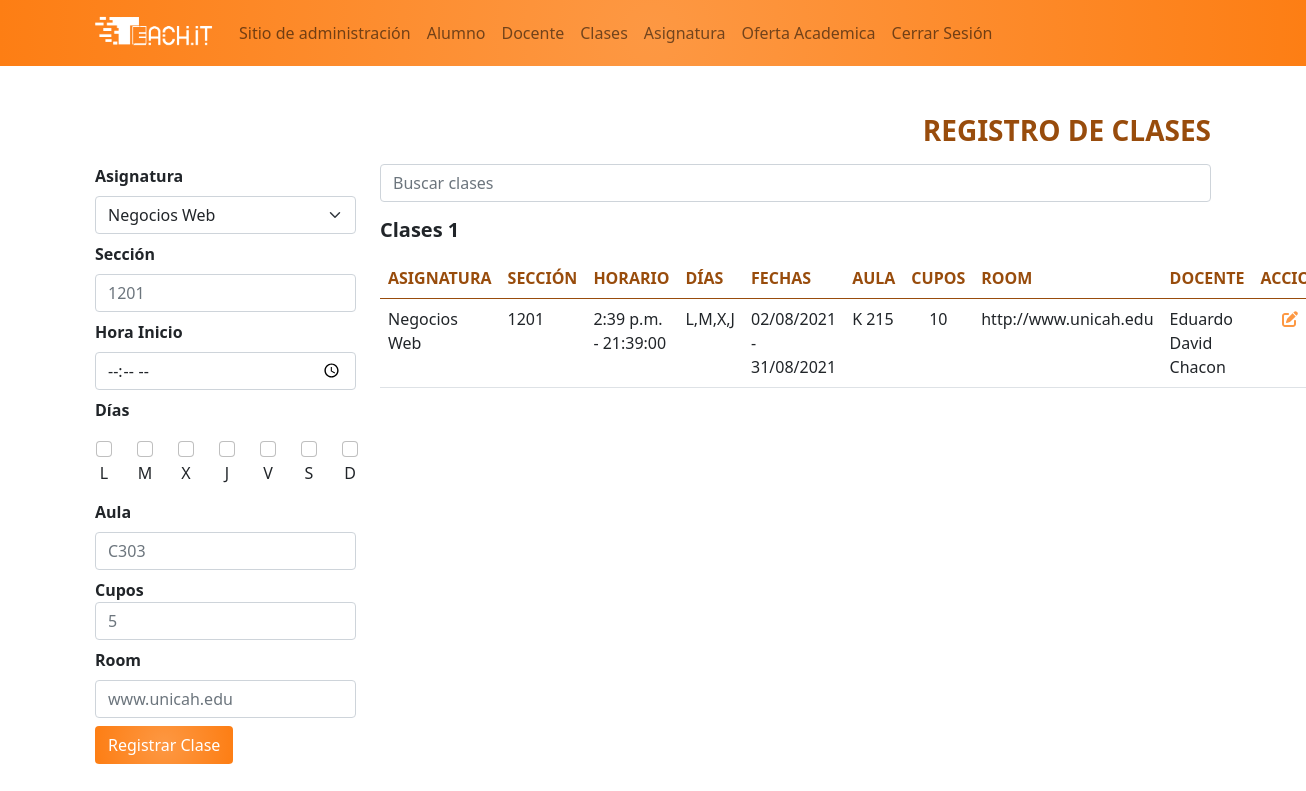
Screenshot of /academico/clases_admin/ (signed in) with the database file from the repository.
### app_academico/models.py (models this page shows, shortened)
class Clase(models.Model):
    asignatura = models.ForeignKey(Asignatura, on_delete=models.CASCADE)
    seccion = models.CharField(max_length=4)
    hora = models.TimeField()
    duracion = models.IntegerField(default=1)
    dias = models.CharField(max_length=25)
    aula = models.CharField(max_length=20)
    cupos = models.SmallIntegerField(default=10)
    room = models.URLField(null=True, blank=True)
    fecha_inicio = models.DateField(null=True)
    fecha_finalizacion = models.DateField(null=True)
    docente = models.ForeignKey(Docente, on_delete=models.CASCADE, null=True, blank=True)
    alumnos = models.ManyToManyField(Alumno, blank=True, through='NotasClase')
    finalizada = models.BooleanField(default=False)
    @property
    def hora_finalizacion(self):
        start = timedelta(hours=self.hora.hour, minutes=self.hora.minute)
        return start + timedelta(
            hours=self.duracion)  # https://www.lawebdelprogramador.com/foros/Python/1578062-Consulta-con-Suma-y-Resta-de-Horas.html

class Asignatura(models.Model):
    nombre = models.CharField(max_length=50)
    descripcion = models.TextField(default="Descripción pendiente")
    creditos = models.IntegerField(default=3)
    def __str__(self):
        return f'{self.nombre}'

class Docente(models.Model):
    GENEROS = (
        ('1', 'Mujer'),
        ('2', 'Hombre'),
        ('3', 'Otro')
    )
    user = models.OneToOneField(User, on_delete=models.CASCADE, null=True, blank=True)
    foto = models.ImageField(upload_to='docente', null=True, blank=True)
    nombre = models.CharField(max_length=25)
    apellido = models.CharField(max_length=25)
    telefono = PhoneField(blank=True, help_text='Numero de teléfono')
    correo = models.EmailField()
    direccion = models.TextField(default="Dirección pendiente")
    genero = models.CharField(max_length=1, choices=GENEROS, default='1')
    fecha_nacimiento = models.DateField()
    fecha_contratacion = models.DateField()
    def __str__(self):
        return f'{self.nombre} {self.apellido}'

### app_academico/views.py (the view, shortened to what this page needs)
# urls.py: path('clases_admin/', views.clasesAdmin, name='clasesAdmin'),
@login_required()
def clasesAdmin(request):
    if request.user.is_superuser:
        asignaturas = Asignatura.objects.all().order_by('nombre')
        docentes = Docente.objects.all().order_by('nombre')
        dias = ["L", "M", "X", "J", "V", "S", "D"]
        q = request.GET.get('q')
        if q:
            clases = Clase.objects.filter(asignatura__nombre__contains=q).order_by('asignatura')
        else:
            clases = Clase.objects.all().order_by('asignatura')
        ctx = {
            'activo': 'clases',
            'clases': clases,
            'asignaturas': asignaturas,
            'docentes': docentes,
            'q': q,
            'asignarDocente': False
        }
        return render(request, 'academico/clasesAdmin.html', ctx)
    else:
        return redirect(reverse('academico:index'))

### app_academico/templates/academico/clasesAdmin.html (shortened to what this page needs)
{% extends "base.html" %}
{% block navbar %}
    {% if user.is_superuser %}
        <a class="nav-link"href="/admin/" >Sitio de administración</a>
        <a class="nav-link"href="{% url 'academico:alumnos' %}" >Alumno</a>
        <a class="nav-link"href="{% url 'academico:docenteAdmin' %}" >Docente</a>
        <a class="nav-link"href="{% url 'academico:clasesAdmin' %}" >Clases</a>
        <a class="nav-link"href="{% url 'academico:asignaturas' %}" >Asignatura</a>
        <a class="nav-link"href="{% url 'academico:periodosAdmin' %}" >Oferta Academica</a>
    {% elif "Docente" in user.groups.all.first.name %}
        <a class="nav-link"href="{% url 'academico:notas' %}" >Notas</a>
        <a class="nav-link"href="{% url 'academico:editar_perfil_alumnos' %}" >Perfil</a>
        <a class="nav-link"href="{% url 'academico:clasesMatricula' %}" >Clases</a>
        <a class="nav-link"href="{% url 'academico:clasesdocente' %}" >Boleta</a>
    {% endif %}
{% endblock %}
{% block container %}
    <h3 class="mb-3 text-end fw-bold textOrangeDark">REGISTRO DE CLASES</h3>
    <div class="row">
        <div class="col-3">
        {% if c %}
            <form action="{% url 'academico:editar_clase' c.id %}" method="POST">
        {% else %}
            <form action="{% url 'academico:clasesAdmin' %}" method="POST">
        {% endif %}
                <div class="mb-2">
                    <label class="mb-2 fw-bold" for="asignatura">Asignatura</label>
                    <select name="asignatura" id="asignatura" class="form-select">
                        {% for a in  asignaturas %}
                            {% if c and c.asignatura.id == a.id %}
                                <option value="{{a.id}}" selected>{{ a.nombre }}</option>
                            {% else %}
                                <option value="{{a.id}}">{{ a.nombre }}</option>
                            {% endif %}
                        {% endfor %}
                    </select>
                </div>
                <div class="mb-2">
                    <label class="mb-2 fw-bold" for="seccion">Sección</label>
                    <input type="text" value="{{ c.seccion }}" name="seccion" id="seccion" class="form-control" placeholder="1201" pattern="^(?!\D)\d+" required>
                </div>
                <div class="mb-2">
                    <label class="mb-2 fw-bold" for="hora">Hora Inicio</label>
                    <input type="time" value="{{ c.hora}}" name="hora" id="hora" class="form-control" min="07:00" max= "21:00" required>
                </div>
                <div class="mb-2">
                    <label class="mb-2 fw-bold" for="dias">Días</label>
                        <div class="btn-group btn-group-toggle" data-toggle="buttons">
                            {% for d in "LMXJVSD" %}
                                 <label class="btn" {% if d == 'L' %}style="padding-left: 0px;"{% endif %}>
                                    <input type="checkbox" class="form-check-input" name="chk-{{d}}" value={{d}} {% for dC in diasClase %}{% if dC == d %}checked{% endif %}{% endfor %}  >{{d}}
                                </label>
                            {% endfor %}
                        </div>
                </div>
                <div class="mb-2">
                    <label class="mb-2 fw-bold" for="aula">Aula</label>
                    <input type="text" value="{{ c.aula }}" name="aula" id="aula" class="form-control" placeholder="C303" required>
                </div>
                <div class="mb-2">
                    <label class="fw-bold" for="cupos">Cupos</label>
                    <input type="number"  value="{{ c.cupos }}" name="cupos" id="cupos" class="form-control" min="5"  placeholder="5" required>
                </div>
                <div class="mb-2">
                    <label class="mb-2 fw-bold" for="aula">Room</label>
                    <input type="text"  value="{{ c.room|default_if_none:'' }}" name="room" id="room" class="form-control" placeholder="www.unicah.edu">
                </div>
                <div class="mb-2">
                {% if c %}
                    <input onclick="if (!confirm('¿Desea actualizar {{c.asignatura}} {{c.seccion}}?')) return false;"  type ="submit" class="btn text-white orange" value="Actualizar Clase">
                {% else %}
                    <input type ="submit" class="btn text-white orange" value="Registrar Clase">
                {% endif %}
                </div>
            </form>
        </div>
        <div class="col-9">
            <form action="" method="GET">
                <input name="q" value="{{ q | default_if_none:''}}" type="search" class="form-control" placeholder="Buscar clases">
            </form>
            <h5 class="mt-3 mb-3 fw-bold">Clases {{ clases.count }}</h5>
            <table class="table table-hover">
                <thead>
                    <tr>
                        <th class="textOrangeDark">ASIGNATURA</th>
                        <th class="textOrangeDark">SECCIÓN</th>
                        <th class="textOrangeDark">HORARIO</th>
                        <th class="textOrangeDark">DÍAS</th>
                        <th class="textOrangeDark">FECHAS</th>
                        <th class="textOrangeDark">AULA</th>
                        <th class="textOrangeDark">CUPOS</th>
                        <th class="textOrangeDark">ROOM</th>
                        <th class="textOrangeDark">DOCENTE</th>
                        <th class="textOrangeDark">ACCIONES</th>
                    </tr>
                </thead>
                <tbody>
                    {% for c in clases %}
                        <tr>
                            <td>{{ c.asignatura }}</td>
                            <td>{{ c.seccion }}</td>
                            <td>{{ c.hora }} - {{ c.hora_finalizacion }}</td>
                            <td>{{ c.dias}}</td>
                            <td>{{ c.fecha_inicio|date:'d/m/Y' }} - {{ c.fecha_finalizacion|date:'d/m/Y' }}</td>
                            <td>{{ c.aula}}</td>
                            <td class="text-center">{{ c.cupos}}</td>
                            <td>{{ c.room | default_if_none:'-'}}</td>
                            <td>{{ c.docente | default_if_none:'SIN ASIGNAR'}}</td>
                            <td class="text-center">
                                <a href="{% url 'academico:editar_clase' c.id %}" class="edit"><span class="fas fa-edit"></span></a>&nbsp
                            </td>
                        </tr>
                    {% empty %}
                        <tr>
                            <td colspan="9" class="text textOrangeDark text-center fw-bold">NO SE ENCONTRARON RESULTADOS</td>
                        </tr>
                    {% endfor %}
                </tbody>
            </table>
        </div>
    </div>
{% endblock %}

### app_academico/static/academico/css/styled.css (style rules this page uses)
.orange { background-color: #fd7e14; background: radial-gradient(circle, rgba(253,152,67,1) 0%, rgba(253,126,20,1) 100%); }
.edit { color: #fd9843;; }
.textOrangeDark { color: #984c0c; }

### rows the page displays
Clase: asignatura "Negocios Web", seccion "1201", hora "2:39 p.m.", hora_finalizacion "21:39:00", dias "L,M,X,J", fecha_inicio "02/08/2021", fecha_finalizacion "31/08/2021", aula "K 215", cupos "10", room "http://www.unicah.edu", docente "Eduardo David Chacon"

### other values shown
{{ d }} "L" "M" "X" "J" "V" "S" "D"
{{ clases.count }} "1"
form field asignatura "Negocios Web"
